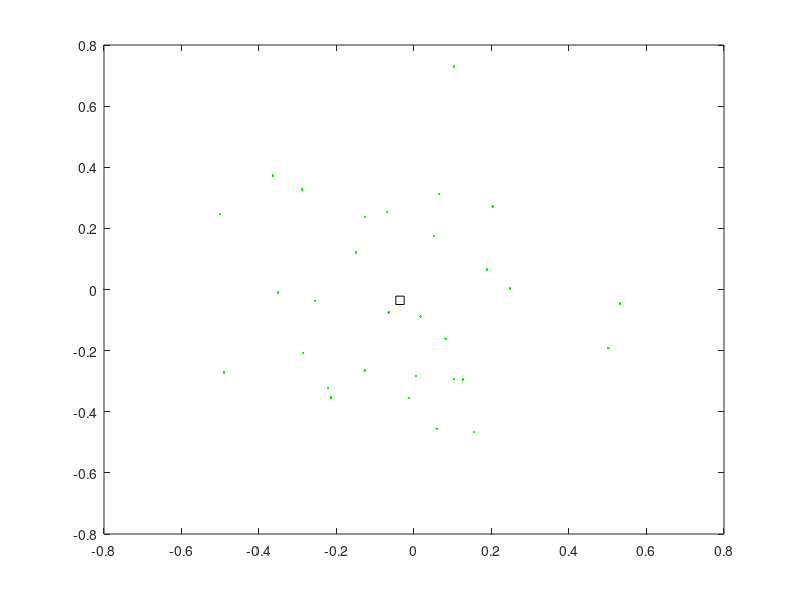

The MATLAB script that drew this image: (Note: this script raises an error after producing the figure.)
clear;clc;clf;
% initialize random generator
rng('shuffle');
addpath('PF_test','CarSim_test');
global Q R gain Q2;
Q = diag([0.03,0.03,0.03,0.03])/3;
R = diag([0.5,0.5,0.3])/10;
Q2 = Q;
gain = 0.8*[diag([1,1,1]);[0 0 0]];
global dist;
dist = diag([0.01,0.01,0.01,0.01]);

N = 30;
X = randn(N,4)*diag([0.25,0.25,0.2,0.02]);
samples = plot(X(:,1),X(:,2),'g.');
hold on;
filted = mean(X);
filt = plot(filted(1),filted(2),'ks');
% simulation
dt = 0.05;
initialPose = [0 0 0 0].';
L = 0.25;
timedue = 20;

simulationTime = 0;

states = initialPose;
statedis = states;
grahnddis = RobPlot([],initialPose,L,1);
y = Measurement(states);
output = plot(y(1),y(2),'ro');
outdir = quiver(y(1),y(2),L*cos(y(3)),L*sin(y(3)),'color','m');

trj = plot(states(1,:),states(2,:),'color','r');
w = ones(N,1)/N;

measurement = [];
filtered = [];

while simulationTime < timedue
    % control and measure
    uCmd(1) = 0.7*abs(sin(simulationTime))+0.1;
    uCmd(2) = 0.08*cos(simulationTime);
    statedis = DistDyn(statedis,uCmd,L,dt);
    states = [states,statedis];
    y = Measurement(statedis);
    % plot
    grahnddis = RobPlot(grahnddis,statedis,L,1);
    set(trj,'XData',states(1,:),'YData',states(2,:));
    set(output,'XData',y(1),'YData',y(2));
    set(outdir,'xdata',y(1),'ydata',y(2),'udata',L*cos(y(3)),'vdata',L*sin(y(3)));
    % filter
    X = PF(X,uCmd,y,@(x,u)RandDistDyn(x,u,L,dt),@MeasureProb);
%     [X,w] = PF_proposalDen(X,uCmd,y,...
%         @(xn,x,u)RandDistDynProb(xn,x,u,L,dt),...
%         @(x,y,u)RandDistDyn_proposal(x,y,u,L,dt),...
%         @MeasureProb,w);
%     for i=1:N
%         X(i,:) = RandDistDyn_proposal(X(i,:),y,uCmd,L,dt);
%     end
    filted = mean(X);
    set(filt,'XData',filted(1),'YData',filted(2));
    set(samples,'XData',X(:,1),'YData',X(:,2));
    pause(0.0001);
    simulationTime = simulationTime + dt;
    measurement = [measurement;y(:).'];
    filtered = [filtered;mean(X)];
end
    